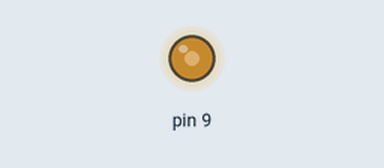
Bench run of a sketch on a simulated Arduino Uno, built with avr-gcc and run on an emulated ATmega328P. Parts: output pins drawn as LEDs (lit = HIGH).

Above: at 0.1 s.
Timing chart, 0 to 1.6 s (numbered marks = the images above):
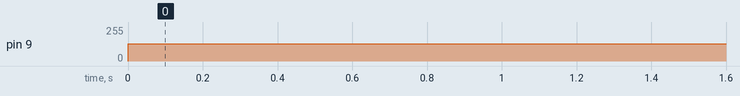

The sketch:

pwm_led.ino
```cpp
void setup() {
  pinMode(9, OUTPUT);
}

void loop() {
  analogWrite(9, 128);
}
```

Measured:
- by itself, pin 9: 0/255 → 128/255 at 0.00 s
